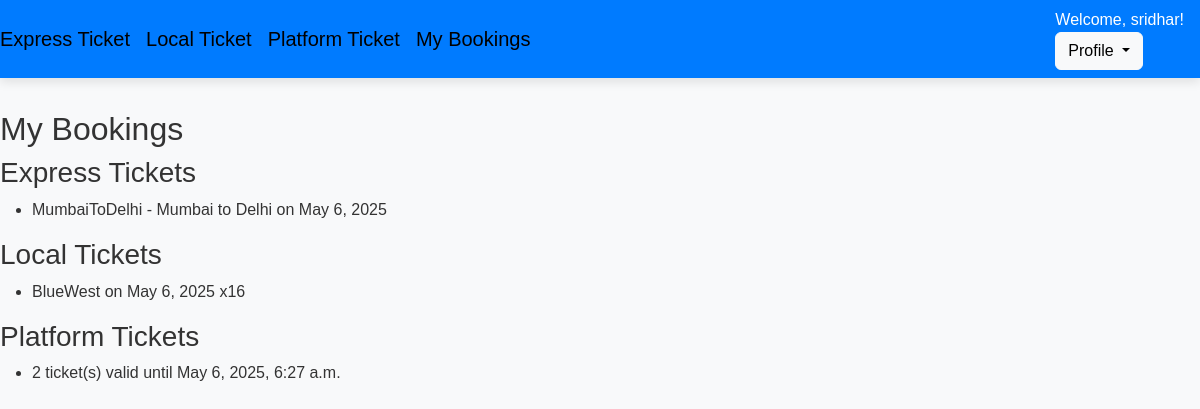
Page /bookings/history/ (signed in) on the committed database.
### bookings/models.py (models this page shows, shortened)
class ExpressTicket(models.Model):
    user = models.ForeignKey(User, on_delete=models.CASCADE)
    source = models.CharField(max_length=100)
    destination = models.CharField(max_length=100)
    travel_date = models.DateField()
    passengers = models.IntegerField()
    booked_at = models.DateTimeField(auto_now_add=True)
    train_name = models.CharField(max_length=64)
    travel_class = models.CharField(max_length=64)

class LocalTicket(models.Model):
    user = models.ForeignKey(User, on_delete=models.CASCADE)
    line_direction = models.CharField(max_length=100)
    travel_date = models.DateField()
    booked_at = models.DateTimeField(auto_now_add=True)
    ticket_count = models.IntegerField()

class PlatformTicket(models.Model):
    user = models.ForeignKey(User, on_delete=models.CASCADE)
    station = models.CharField(max_length=100)
    ticket_count = models.PositiveIntegerField()
    booked_at = models.DateTimeField(auto_now_add=True)
    @property
    def valid_until(self):
        return self.booked_at + timedelta(hours=6)

### bookings/views.py (the view)
# urls.py: path('history/', views.view_bookings, name='view_bookings'),
@login_required
def view_bookings(request):
    express_tickets = ExpressTicket.objects.filter(user=request.user).order_by('-booked_at')
    local_tickets = LocalTicket.objects.filter(user=request.user).order_by('-booked_at')
    platform_tickets = PlatformTicket.objects.filter(user=request.user).order_by('-booked_at')
    context = {
        'express_tickets': express_tickets,
        'local_tickets': local_tickets,
        'platform_tickets': platform_tickets,
    }
    return render(request, 'bookings/view_bookings.html', context)

### bookings/templates/bookings/view_bookings.html
{% extends 'layout.html' %}
{% block content %}
  <h2>My Bookings</h2>
  <h3>Express Tickets</h3>
  <ul>
    {% for ticket in express_tickets %}
      <li>{{ ticket.train_name }} - {{ ticket.source }} to {{ ticket.destination }} on {{ ticket.travel_date }}</li>
    {% empty %}
      <li>No express tickets.</li>
    {% endfor %}
  </ul>
  <h3>Local Tickets</h3>
  <ul>
    {% for ticket in local_tickets %}
      <li>{{ ticket.line_direction }} on {{ ticket.travel_date }} x{{ ticket.ticket_count }}</li>
    {% empty %}
      <li>No local tickets.</li>
    {% endfor %}
  </ul>
  <h3>Platform Tickets</h3>
  <ul>
    {% for ticket in platform_tickets %}
      <li>{{ ticket.ticket_count }} ticket(s) valid until {{ ticket.valid_until }}</li>
    {% empty %}
      <li>No platform tickets.</li>
    {% endfor %}
  </ul>
{% endblock %}

### templates/layout.html (shortened to what this page needs)
<!DOCTYPE html>
<html lang="en">
<head>
  <link href="https://cdn.jsdelivr.net/npm/bootstrap@5.3.0/dist/css/bootstrap.min.css" rel="stylesheet">
</head>
<body>
  <nav class="navbar navbar-expand-lg navbar-light">
    <a href="{% url 'book_express' %}" class="navbar-brand">Express Ticket</a>
    <a href="{% url 'book_local' %}" class="navbar-brand">Local Ticket</a>
    <a href="{% url 'book_platform' %}" class="navbar-brand">Platform Ticket</a>
    <a href="{% url 'view_bookings' %}" class="navbar-brand">My Bookings</a>
    <div class="ms-auto profile-dropdown">
      {% if user.is_authenticated %}
        <span class="text-white me-3">Welcome, {{ user.username }}!</span>
        <div class="dropdown">
          <button class="btn btn-light dropdown-toggle" type="button" data-bs-toggle="dropdown" aria-expanded="false">
            Profile
          </button>
        </div>
      {% else %}
        <a href="{% url 'login' %}" class="btn btn-outline-light btn-sm">Login</a>
      {% endif %}
    </div>
  </nav>
  {% block content %}{% endblock %}
</body>
</html>

### templates/layout.html (style rules this page uses)
body { margin: 0; padding: 0; font-family: Arial, sans-serif; background-color: #f8f9fa; color: #333; }
nav { width: 100%; background: #007bff; padding: 1rem; margin-bottom: 2rem; box-shadow: 0 4px 10px rgba(0, 0, 0, 0.1); }
nav a { margin-right: 15px; text-decoration: none; color: white; font-weight: 500; }
.profile-dropdown { position: relative; }

### rows in the picture
ExpressTicket: train_name "MumbaiToDelhi", source "Mumbai", destination "Delhi", travel_date "May 6, 2025"
LocalTicket: line_direction "BlueWest", travel_date "May 6, 2025", ticket_count "16"
PlatformTicket: ticket_count "2", valid_until "May 6, 2025, 6:27 a.m."

### other values in the picture
{{ user.username }} "sridhar"
